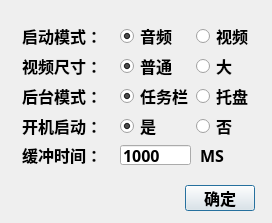
<?xml version="1.0" encoding="UTF-8"?>
<ui version="4.0">
 <class>setDialog</class>
 <widget class="QDialog" name="setDialog">
  <property name="geometry">
   <rect>
    <x>0</x>
    <y>0</y>
    <width>272</width>
    <height>223</height>
   </rect>
  </property>
  <property name="minimumSize">
   <size>
    <width>272</width>
    <height>200</height>
   </size>
  </property>
  <property name="maximumSize">
   <size>
    <width>272</width>
    <height>300</height>
   </size>
  </property>
  <property name="font">
   <font>
    <family>微软雅黑</family>
    <pointsize>12</pointsize>
    <weight>75</weight>
    <bold>true</bold>
   </font>
  </property>
  <property name="windowTitle">
   <string>设置</string>
  </property>
  <property name="styleSheet">
   <string notr="true"/>
  </property>
  <widget class="QPushButton" name="button">
   <property name="geometry">
    <rect>
     <x>185</x>
     <y>185</y>
     <width>70</width>
     <height>26</height>
    </rect>
   </property>
   <property name="text">
    <string>确定</string>
   </property>
  </widget>
  <widget class="QLabel" name="label">
   <property name="geometry">
    <rect>
     <x>22</x>
     <y>24</y>
     <width>85</width>
     <height>23</height>
    </rect>
   </property>
   <property name="text">
    <string>启动模式：</string>
   </property>
  </widget>
  <widget class="QLabel" name="label_3">
   <property name="geometry">
    <rect>
     <x>22</x>
     <y>84</y>
     <width>85</width>
     <height>23</height>
    </rect>
   </property>
   <property name="text">
    <string>后台模式：</string>
   </property>
  </widget>
  <widget class="QLabel" name="label_2">
   <property name="geometry">
    <rect>
     <x>22</x>
     <y>54</y>
     <width>85</width>
     <height>23</height>
    </rect>
   </property>
   <property name="text">
    <string>视频尺寸：</string>
   </property>
  </widget>
  <widget class="QLabel" name="label_4">
   <property name="geometry">
    <rect>
     <x>22</x>
     <y>114</y>
     <width>85</width>
     <height>23</height>
    </rect>
   </property>
   <property name="text">
    <string>开机启动：</string>
   </property>
  </widget>
  <widget class="QWidget" name="layoutWidget1">
   <property name="geometry">
    <rect>
     <x>120</x>
     <y>20</y>
     <width>137</width>
     <height>32</height>
    </rect>
   </property>
   <layout class="QHBoxLayout" name="Layout1">
    <item>
     <widget class="QRadioButton" name="radioButton">
      <property name="minimumSize">
       <size>
        <width>70</width>
        <height>0</height>
       </size>
      </property>
      <property name="maximumSize">
       <size>
        <width>80</width>
        <height>16777215</height>
       </size>
      </property>
      <property name="text">
       <string>音频</string>
      </property>
      <property name="checked">
       <bool>true</bool>
      </property>
     </widget>
    </item>
    <item>
     <widget class="QRadioButton" name="videoButton">
      <property name="text">
       <string>视频</string>
      </property>
      <property name="checked">
       <bool>false</bool>
      </property>
     </widget>
    </item>
   </layout>
  </widget>
  <widget class="QWidget" name="layoutWidget2">
   <property name="geometry">
    <rect>
     <x>120</x>
     <y>50</y>
     <width>120</width>
     <height>32</height>
    </rect>
   </property>
   <layout class="QHBoxLayout" name="Layout2">
    <item>
     <widget class="QRadioButton" name="normalButton">
      <property name="minimumSize">
       <size>
        <width>70</width>
        <height>0</height>
       </size>
      </property>
      <property name="maximumSize">
       <size>
        <width>80</width>
        <height>16777215</height>
       </size>
      </property>
      <property name="text">
       <string>普通</string>
      </property>
      <property name="checked">
       <bool>true</bool>
      </property>
     </widget>
    </item>
    <item>
     <widget class="QRadioButton" name="bigButton">
      <property name="text">
       <string>大</string>
      </property>
      <property name="checked">
       <bool>false</bool>
      </property>
     </widget>
    </item>
   </layout>
  </widget>
  <widget class="QWidget" name="layoutWidget3">
   <property name="geometry">
    <rect>
     <x>120</x>
     <y>80</y>
     <width>143</width>
     <height>32</height>
    </rect>
   </property>
   <layout class="QHBoxLayout" name="Layout3">
    <item>
     <widget class="QRadioButton" name="taskButton">
      <property name="maximumSize">
       <size>
        <width>70</width>
        <height>16777215</height>
       </size>
      </property>
      <property name="text">
       <string>任务栏</string>
      </property>
      <property name="checked">
       <bool>true</bool>
      </property>
     </widget>
    </item>
    <item>
     <widget class="QRadioButton" name="trayButton">
      <property name="text">
       <string>托盘</string>
      </property>
      <property name="checked">
       <bool>false</bool>
      </property>
     </widget>
    </item>
   </layout>
  </widget>
  <widget class="QWidget" name="layoutWidget4">
   <property name="geometry">
    <rect>
     <x>120</x>
     <y>110</y>
     <width>120</width>
     <height>32</height>
    </rect>
   </property>
   <layout class="QHBoxLayout" name="Layout4">
    <item>
     <widget class="QRadioButton" name="yesButton">
      <property name="minimumSize">
       <size>
        <width>70</width>
        <height>0</height>
       </size>
      </property>
      <property name="text">
       <string>是</string>
      </property>
      <property name="checked">
       <bool>true</bool>
      </property>
     </widget>
    </item>
    <item>
     <widget class="QRadioButton" name="noButton">
      <property name="text">
       <string>否</string>
      </property>
      <property name="checked">
       <bool>false</bool>
      </property>
     </widget>
    </item>
   </layout>
  </widget>
  <widget class="QLabel" name="label_5">
   <property name="geometry">
    <rect>
     <x>22</x>
     <y>144</y>
     <width>80</width>
     <height>22</height>
    </rect>
   </property>
   <property name="text">
    <string>缓冲时间：</string>
   </property>
  </widget>
  <widget class="QLineEdit" name="lineEdit">
   <property name="geometry">
    <rect>
     <x>120</x>
     <y>145</y>
     <width>71</width>
     <height>20</height>
    </rect>
   </property>
   <property name="text">
    <string>1000</string>
   </property>
  </widget>
  <widget class="QLabel" name="label_6">
   <property name="geometry">
    <rect>
     <x>200</x>
     <y>144</y>
     <width>26</width>
     <height>22</height>
    </rect>
   </property>
   <property name="text">
    <string>MS</string>
   </property>
  </widget>
 </widget>
 <tabstops>
  <tabstop>radioButton</tabstop>
  <tabstop>videoButton</tabstop>
  <tabstop>normalButton</tabstop>
  <tabstop>bigButton</tabstop>
  <tabstop>taskButton</tabstop>
  <tabstop>trayButton</tabstop>
  <tabstop>yesButton</tabstop>
  <tabstop>noButton</tabstop>
  <tabstop>lineEdit</tabstop>
  <tabstop>button</tabstop>
 </tabstops>
 <resources/>
 <connections/>
</ui>
